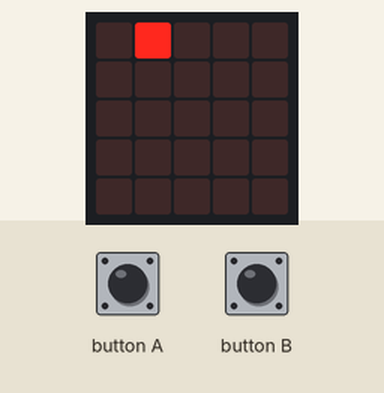
Recording of a program running on a simulated BBC micro:bit (MakeCode). Parts: the board's 5×5 LED display. The inputs (shaded band) are chosen by the test bench.

Above: at 1.6 s.
1.7 s: button B pressed 2 times (0.12 s each, 0.3 s apart)
At 3.8 s:
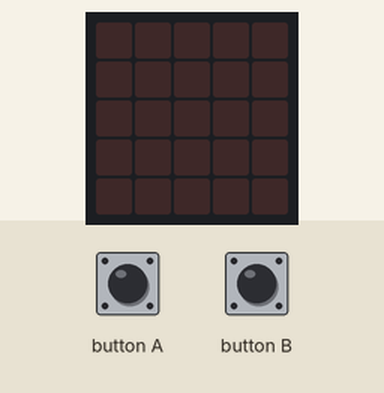
At 4.6 s:
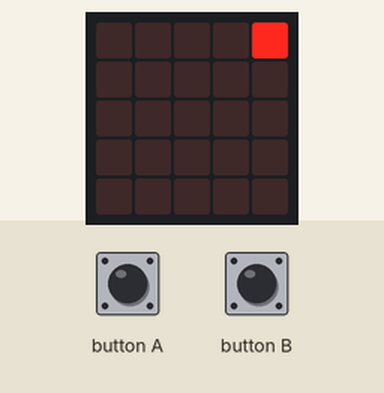
5.3 s: button A pressed for 0.15 s
At 6.4 s:
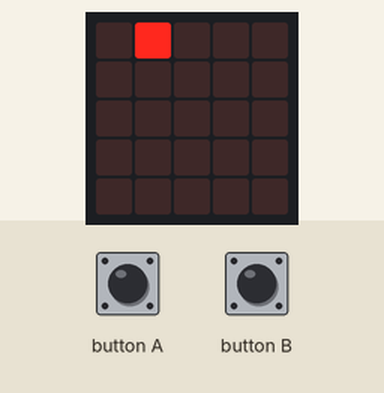
6.9 s: button B pressed for 0.15 s
Timing chart, 0 to 9.9 s (numbered marks = the images above; inputs shaded):
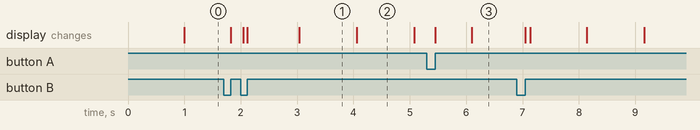

Measured:
- what the display in image 1 shows lasts 1.1 s, from 3.0 s to 4.1 s

The program:

main.ts
```typescript
input.onButtonPressed(Button.A, function () {
    led.unplot(posX, 0)
    posX += -1
    led.plot(posX, 0)
    if (posX <= 0) {
        posX = 0
        led.plot(posX, 0)
    }
})
input.onButtonPressed(Button.B, function () {
    led.unplot(posX, 0)
    posX += 1
    led.plot(posX, 0)
    if (posX >= 4) {
        posX = 4
        led.plot(posX, 0)
    }
})
let posX = 0
posX = 0
let N = 1
led.plot(posX, 0)
basic.forever(function () {
    basic.pause(1000)
    led.unplot(posX, 0)
    posX += N
    if (posX <= 0) {
        N = 1
    } else if (posX >= 4) {
        N = -1
    }
    led.plot(posX, 0)
})
```

test.ts
```typescript
// les tests vont ici ; cela ne sera pas compilé si ce paquet est utilisé en tant qu'extension.
```
